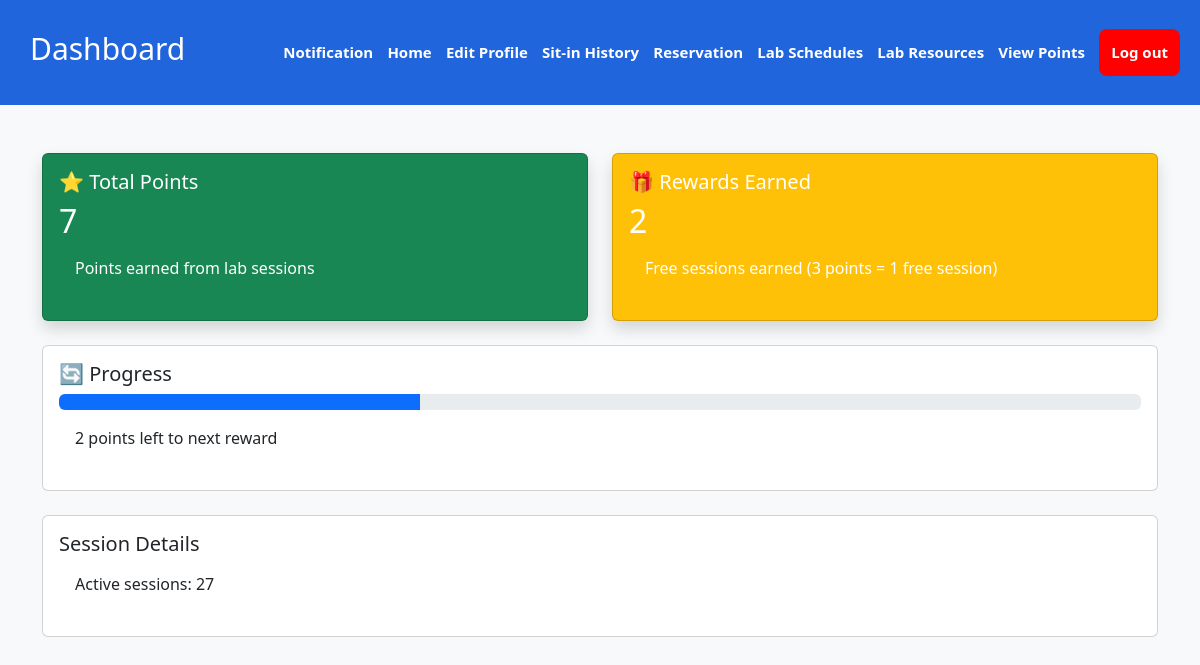
/view_points.php (signed in), run on the app's committed database.
### tables this page shows
CREATE TABLE `userstbl` (
  `idno` int(11) NOT NULL,
  `lastname` varchar(255) NOT NULL,
  `firstname` varchar(255) NOT NULL,
  `middlename` varchar(255) NOT NULL,
  `email` varchar(255) NOT NULL,
  `course` varchar(255) NOT NULL,
  `level` int(11) NOT NULL,
  `password` varchar(255) NOT NULL,
  `sessions` int(11) NOT NULL DEFAULT 30,
  `labs` varchar(255) DEFAULT NULL,
  `purpose` varchar(255) DEFAULT NULL,
  `date_login` date DEFAULT NULL,
  `login_date` time DEFAULT NULL,
  `status` varchar(255) DEFAULT NULL,
  `points` int(11) DEFAULT 0,
  `claimed_rewards` int(11) DEFAULT 0
);

### view_points.php (the view, shortened to what this page needs)
<?php
include('db.php');
$user_id = $_SESSION['idno'];
$totalPoints = $claimedRewards = $sessions = 0;
$stmt = $connection->prepare("SELECT points, claimed_rewards, sessions FROM userstbl WHERE idno = ?");
$stmt->bind_param("i", $user_id);
$stmt->execute();
$stmt->bind_result($totalPoints, $claimedRewards, $sessions);
$pointsToNextReward = 3 - ($totalPoints % 3);
?>
<!DOCTYPE html>
<html lang="en">
<head>
    <link rel="stylesheet" href="assets/styles.css?v=<?php echo time(); ?>">
    <link href="https://cdn.jsdelivr.net/npm/bootstrap@5.3.0/dist/css/bootstrap.min.css" rel="stylesheet">
</head>
<body class="bg-light">
<nav>
    <h1>Dashboard</h1>
    <div class="nav-links" id="nav-links">
        <a href=""> Notification</a>
        <a id="home-nav" href="#"> Home</a>
        <a href="editprofile.php"> Edit Profile</a>
        <a href="sitin-history.php">Sit-in History</a>
        <a href="reservation.php"> Reservation</a>
        <a href="lab_schedule_student.php">Lab Schedules</a>
        <a href="lab_resources_view.php">Lab Resources</a>
        <a href="view_points.php">View Points</a>
        <a href="index.php" class="logout-btn" id="logoutbtn"> Log out </a>
    </div>
</nav>
<div class="container mt-5">
    <div class="row mb-4">
        <div class="col-md-6">
            <div class="card text-white bg-success shadow">
                <div class="card-body">
                    <h5 class="card-title">⭐ Total Points</h5>
                    <h2><?= $totalPoints ?></h2>
                    <p>Points earned from lab sessions</p>
                </div>
            </div>
        </div>
        <div class="col-md-6">
            <div class="card text-white bg-warning shadow">
                <div class="card-body">
                    <h5 class="card-title">🎁 Rewards Earned</h5>
                    <h2><?= $claimedRewards ?></h2>
                    <p>Free sessions earned (3 points = 1 free session)</p>
                </div>
            </div>
        </div>
    </div>
    <div class="card mb-4">
        <div class="card-body">
            <h5 class="card-title">🔄 Progress</h5>
            <div class="progress">
                <div class="progress-bar" role="progressbar" style="width: <?= ($totalPoints % 3) * 33.33 ?>%" aria-valuenow="<?= $pointsToNextReward ?>" aria-valuemin="0" aria-valuemax="3"></div>
            </div>
            <p class="mt-2"><?= $pointsToNextReward ?> points left to next reward</p>
        </div>
    </div>
    <div class="card">
        <div class="card-body">
            <h5 class="card-title">Session Details</h5>
            <p>Active sessions: <?= $sessions ?></p>
        </div>
    </div>
</div>
</body>
</html>

### assets/styles.css (style rules this page uses)
body { margin: 0; padding: 0; font-family: sans-serif; background-color: gainsboro; }
nav { display: flex; flex-direction: row; justify-content: space-between; align-items: center; padding: 10px; background-color: rgb(32, 101, 220); color: white; }
nav h1 { margin-left: 20px; font-size: 30px; }
nav a { text-decoration: none; color: white; margin-right: 10px; font-weight: bold; font-size: 15px; transition: color 0.3s ease-in, text-decoration 0.3s ease-in-out; display: inline-block; white-space: normal; }
p, h4, h3 { margin: 8px 8px; padding: 8px 8px; }
.logout-btn { background-color: red; padding: 12px; text-decoration: none; border-radius: 8px; }

### view_points.php (style rules this page uses)
nav { height: 105px; }

### data on the page
userstbl: points "7", claimed_rewards "2", points "2", sessions "27"
